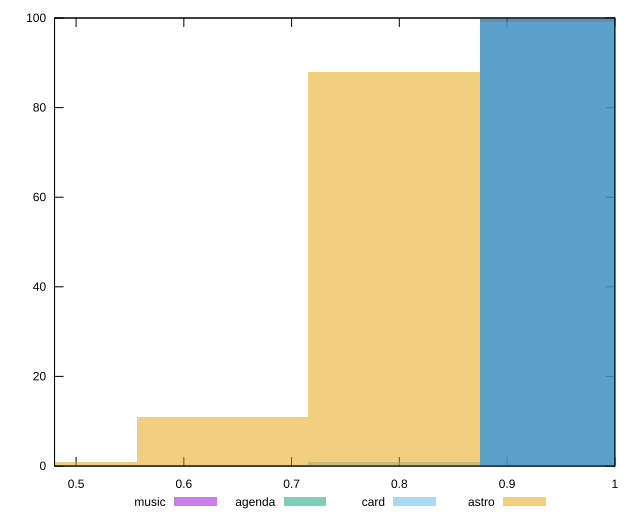

The script that saved this image:
reset

$music <<EOF
0.9541295543155646 100
EOF

$agenda <<EOF
0.9541295543155646 100
EOF

$card <<EOF
0.9541295543155646 99
0.7951079619296371 1
EOF

$astro <<EOF
0.7951079619296371 88
0.6360863695437097 11
0.4770647771577823 1
EOF

set key outside below
set boxwidth 0.15902159238592742
set xrange [0.48:1]
set yrange [0:100]
set trange [0:100]
set style fill transparent solid 0.5 noborder
set terminal svg size 640, 520 enhanced background rgb 'white'
set output "reports/report_00028_2021-02-24T12-49-42.674Z/first-contentful-paint/comparison/histogram/all_score.svg"

plot $music title "music" with boxes, \
     $agenda title "agenda" with boxes, \
     $card title "card" with boxes, \
     $astro title "astro" with boxes

reset
